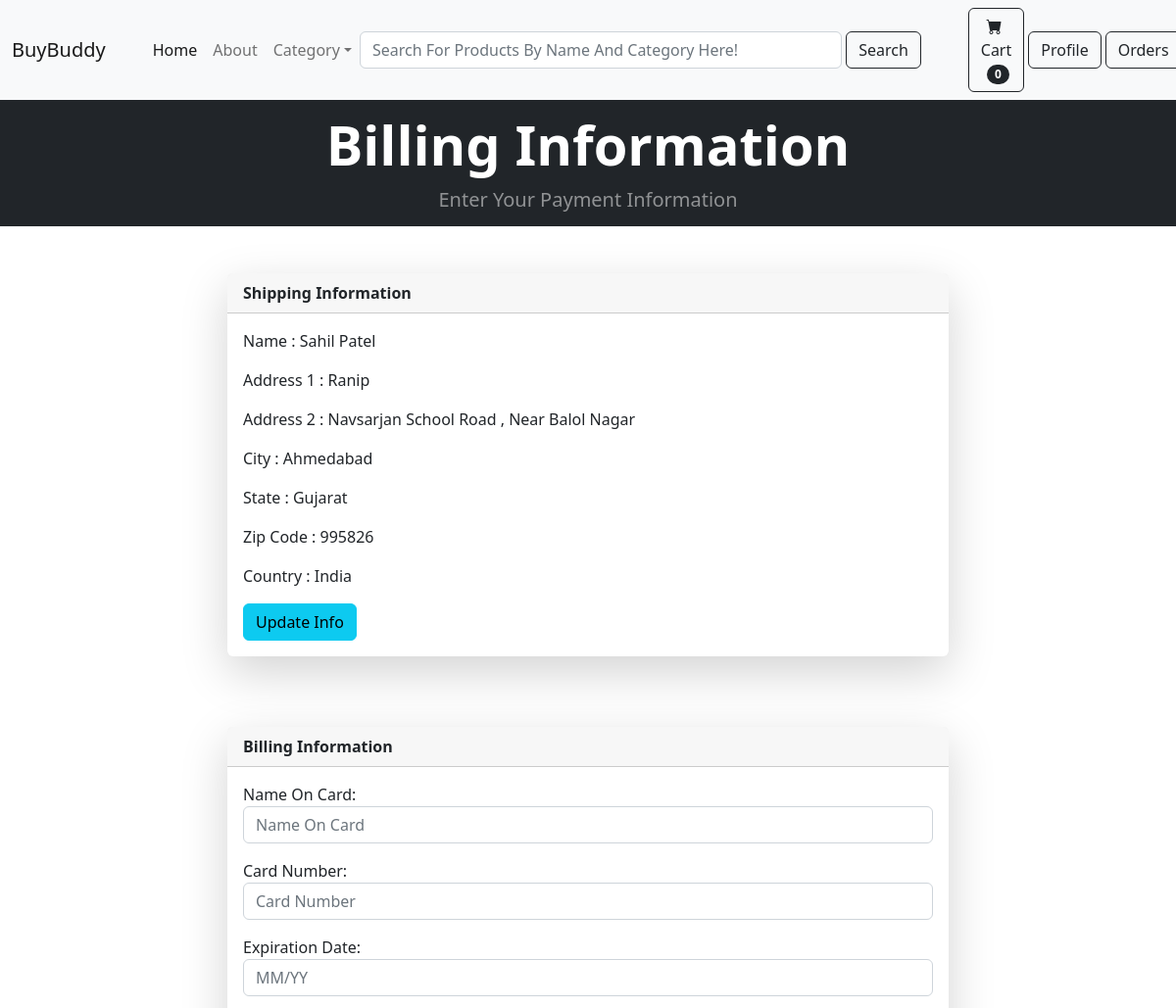
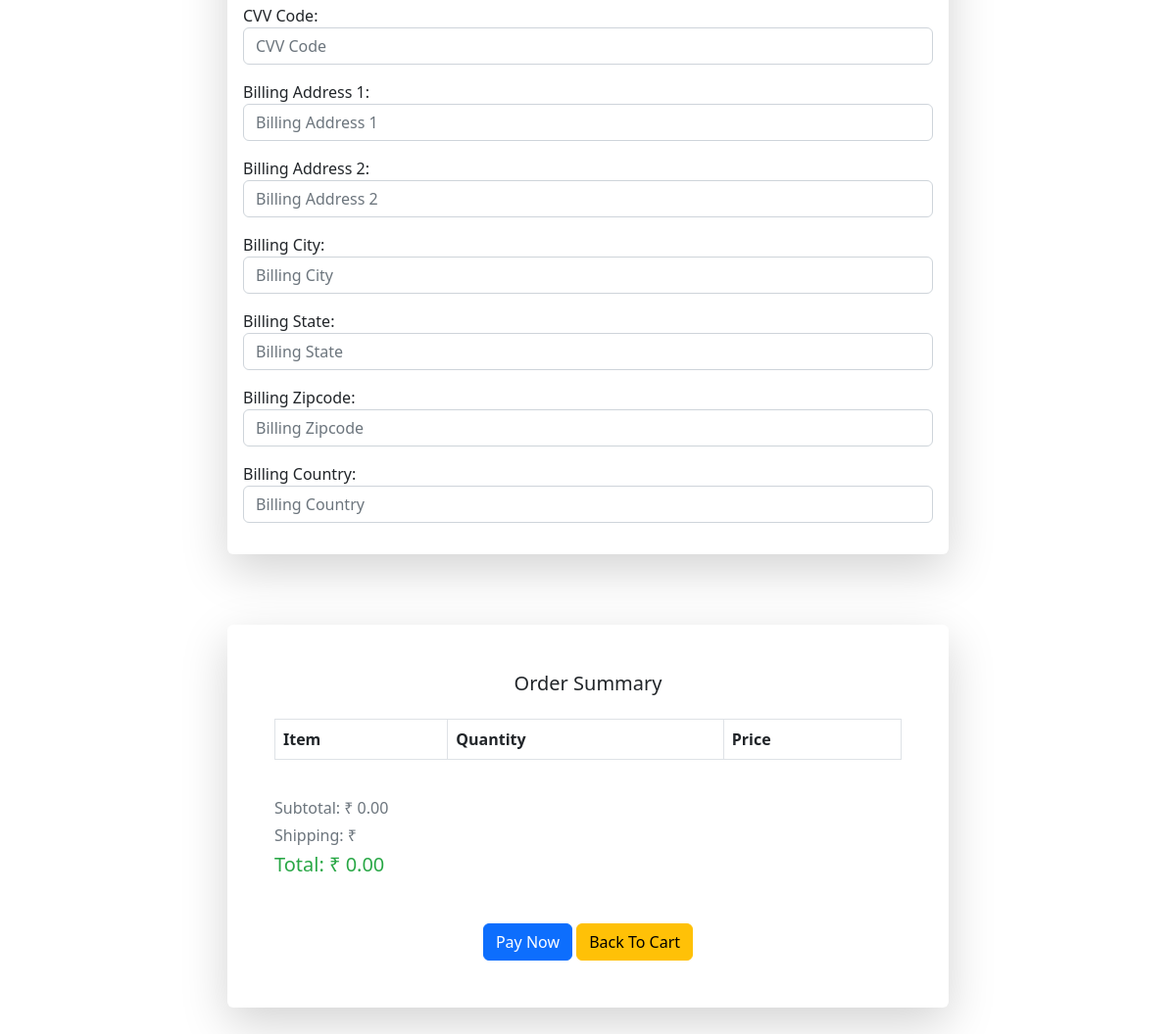
/payment/billing_info (signed in), run on the app's committed database (2 pictures, top to bottom).
### payment/models.py (models this page shows, shortened)
class ShippingAddress(models.Model):
    user = models.ForeignKey(User, on_delete=models.CASCADE, null=True, blank=True)
    shipping_full_name = models.CharField(max_length=255)
    shipping_email = models.EmailField(max_length=255)
    shipping_address1 = models.CharField(max_length=255)
    shipping_address2 = models.CharField(max_length=255, blank=True, null=True)
    shipping_city = models.CharField(max_length=255)
    shipping_state = models.CharField(max_length=255, null=True, blank=True)
    shipping_zipcode = models.CharField(max_length=255, null=True, blank=True)
    shipping_country = models.CharField(max_length=255)
    class Meta:
        verbose_name_plural = "Shipping Addresses"

### payment/views.py (the view, shortened to what this page needs)
# urls.py: path('billing_info', views.billing_info, name='billing_info'),
def billing_info(request):
    cart = Cart(request)
    cart_products = cart.get_prods()
    quantities = cart.get_quants()
    totals = cart.cart_total()
    shipping_info = None
    billing_form = PaymentForm()
    if request.user.is_authenticated:
        shipping_info = ShippingAddress.objects.get(user=request.user)
        request.session['my_shipping'] = {
            'shipping_full_name': shipping_info.shipping_full_name,
            'shipping_email': shipping_info.shipping_email,
            'shipping_address1': shipping_info.shipping_address1,
            'shipping_address2': shipping_info.shipping_address2,
            'shipping_city': shipping_info.shipping_city,
            'shipping_state': shipping_info.shipping_state,
            'shipping_zipcode': shipping_info.shipping_zipcode,
            'shipping_country': shipping_info.shipping_country,
        }
    else:
        billing_form = PaymentForm()
        return render(request, 'payment/billing_info.html', {'cart_products': cart_products, 'quantities': quantities, 'totals': totals, 'shipping_info': shipping_info, 'billing_form':billing_form})
    return render(request, 'payment/billing_info.html', {'cart_products': cart_products, 'quantities': quantities, 'totals': totals, 'shipping_info': shipping_info, 'billing_form':billing_form})

### cart/cart.py (called while the page is built, shortened)
    def __len__(self):
        return len(self.cart)

    def get_prods(self):
        product_ids = self.cart.keys()
        products = Product.objects.filter(id__in=product_ids)
        return products

    def get_quants(self):
        quantities = self.cart
        return quantities

    def cart_total(self):
        product_ids = self.cart.keys()
        products = Product.objects.filter(id__in=product_ids)
        quantities = self.cart
        total = Decimal(0)
        return total

### cart/context_processors.py (called while the page is built)
def cart(request):
    return {'cart': Cart(request)}

### payment/templates/payment/billing_info.html (shortened to what this page needs)
{% extends 'base.html' %}
{% load static %}
{% block content %}
<header class="bg-dark py-1">
    <div class="container px-4 px-lg-5 my-2">
        <div class="text-center text-white">
            <h1 class="display-4 fw-bolder">Billing Information</h1>
            <p class="lead fw-normal text-white-50 mb-0">Enter Your Payment Information</p>
        </div>
    </div>
</header>
<div class="container my-5">
    <div class="row justify-content-center">
        <div class="col-md-10 col-lg-8">
            <div class="card shadow-lg border-0 rounded-lg mb-4">
                <div class="card-header"><strong>
                    Shipping Information</strong>
                </div>
                <div class="card-body">
                    <p>Name : {{ shipping_info.shipping_full_name }}</p>
                    <p>Address 1 : {{ shipping_info.shipping_address1 }}</p>
                    <p>Address 2 : {{ shipping_info.shipping_address2 }}</p>
                    <p>City : {{ shipping_info.shipping_city }}</p>
                    <p>State : {{ shipping_info.shipping_state }}</p>
                    <p>Zip Code : {{ shipping_info.shipping_zipcode }}</p>
                    <p>Country : {{ shipping_info.shipping_country }}</p>
                    <a href="{% url 'update_info' %}" class="btn btn-info">Update Info</a>
                </div>
            </div>
        </div>
    </div>
</div>
<div class="container my-5">
    <div class="row justify-content-center">
        <div class="col-md-10 col-lg-8">
            <div class="card shadow-lg border-0 rounded-lg mb-4">
                <div class="card-header"><strong>
                    Billing Information</strong>
                </div>
                <div class="card-body">
                    <form method="post" action="{% url 'process_order' %}">
                        {{ billing_form.as_p }}
                </div>
            </div>
        </div>
    </div>
</div>
<div class="container my-5">
    <div class="row justify-content-center">
        <div class="col-md-10 col-lg-8">
            <div class="card shadow-lg border-0 rounded-lg">
                <div class="card-body p-5">
                    <h5 class="card-title text-center mb-4">Order Summary</h5>
                    <div class="table-responsive">
                        <table class="table table-bordered">
                            <thead class="thead-light">
                                <tr>
                                    <th>Item</th>
                                    <th>Quantity</th>
                                    <th>Price</th>
                                </tr>
                            </thead>
                        </table>
                    </div>
                    <div class="mt-4 text-right">
                        <h6 class="font-weight-bold">Subtotal: ₹ {{ totals|floatformat:2 }}</h6>
                        <h6 class="font-weight-bold">Shipping: ₹ {{ order.shipping_fee|floatformat:2 }}</h6>
                        <h5 class="font-weight-bold">Total: ₹ {{ totals|floatformat:2 }}</h5>
                    </div>
                    <div class="text-center mt-5">
                        <button type="submit" class="btn btn-primary">Pay Now</button>
                        <a href="{% url 'cart_summary' %}" class="btn btn-warning">Back To Cart</a>
                    </div>
                </div>
            </div>
        </div>
    </div>
</div>
{% endblock %}

### payment/templates/payment/billing_info.html (style rules this page uses)
.mt-4 h5 { color: #28a745; }
.mt-4 h6 { color: #6c757d; }

### data on the page
ShippingAddress: shipping_full_name "Sahil Patel", shipping_address1 "Ranip", shipping_address2 "Navsarjan School Road , Near Balol Nagar", shipping_city "Ahmedabad", shipping_state "Gujarat", shipping_zipcode "995826", shipping_country "India"

### other printed values
{{ cart|length }} "0"
{{ totals|floatformat:2 }} "0.00"
